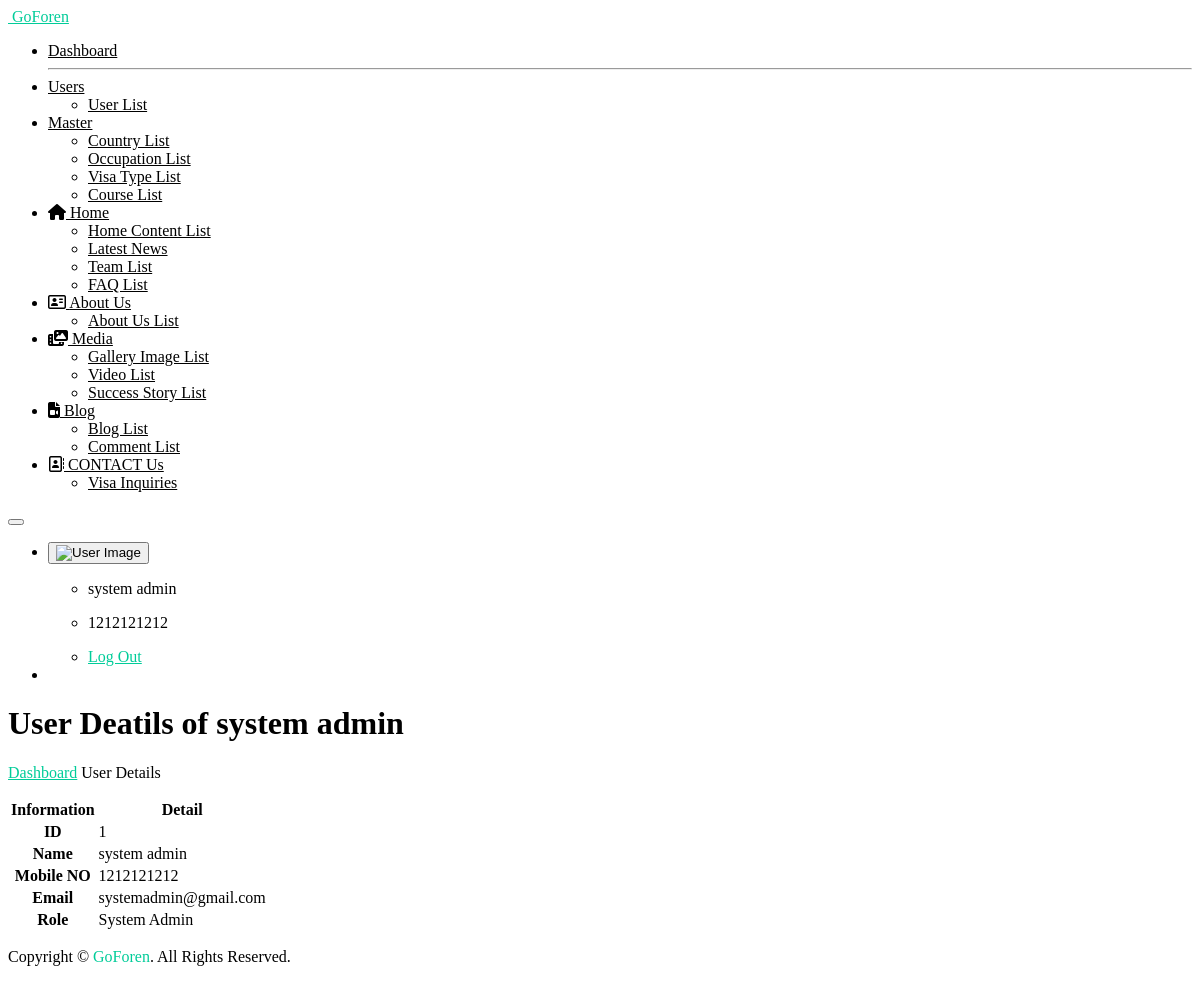
Page /user_view/1 (signed in) on the committed database.
### myapp/models.py (models this page shows, shortened)
class tbl_user(models.Model):
    username = models.CharField(max_length=50, null=True)
    role = models.CharField(max_length=50, null=True)
    email = models.EmailField(max_length=254, unique=True)
    mobile = models.CharField(max_length=15, unique=True)
    password = models.CharField(max_length=128)
    created_at = models.DateTimeField(auto_now_add=True)
    updated_at = models.DateTimeField(auto_now=True)
    class Meta:
        db_table = 'tbl_user'

### myapp/views.py (the view)
    def wrapper(request, *args, **kwargs):
        if 'user_id' not in request.session:
            return redirect('open_sign_in_page')
        return view_func(request, *args, **kwargs)

### myapp/views.py (called while the page is built)
def login_required_custom(view_func):
    def wrapper(request, *args, **kwargs):
        if 'user_id' not in request.session:
            return redirect('open_sign_in_page')
        return view_func(request, *args, **kwargs)
    return wrapper

@login_required_custom
def user_view(request, id):
    data = get_object_or_404(tbl_user, id=id)
    context = {
        "data":data,
    }
    return render(request, "user-view.html", context)

### templates/user-view.html (shortened to what this page needs)
{% extends "base.html" %}
{% load static %}
{%  block start %}
			<div class="ec-content-wrapper">
				<div class="content">
					<div class="breadcrumb-wrapper d-flex align-items-center justify-content-between">
						<div>
							<h1>User Deatils of {{data.username}}</h1>
							<p class="breadcrumbs"><span><a href="{% url 'dashboard_view' %}">Dashboard</a></span>
								<span></span>User Details</p>
						</div>
					</div>
					<div class="row">
						<div class="col-12">
							<div class="card card-default">
								<div class="card-body">
									<div class="table-responsive">
										<table id="responsive-data-table" class="table">
											<tbody>
												<tr style="color:black;">
													<th>Information</th>
													<th>Detail</th>
												</tr>
												<tr>
													<th>ID</th>
													<td>{{data.id}}</td>
												</tr>
												<tr>
													<th>Name</th>
													<td>{{data.username}}</td>
												</tr>
												<tr>
													<th>Mobile NO</th>
													<td>{{data.mobile}}</td>
												</tr>
												<tr>
													<th>Email</th>
													<td>{{data.email}}</td>
												</tr>
												<tr>
													<th>Role</th>
													<td>{{data.role}}</td>
												</tr>
											</tbody>
										</table>
									</div>
								</div>
							</div>
						</div>
					</div>
				</div>
			</div>
{%  endblock %}

### templates/user-view.html (style rules this page uses)
a { color: #00cc99; }

### rows in the picture
tbl_user: username "system admin", id "1", mobile "1212121212", email "systemadmin@gmail.com", role "System Admin"

### other values in the picture
{{ request.session.session_username }} "system admin"
{{ request.session.session_mobile }} "1212121212"
